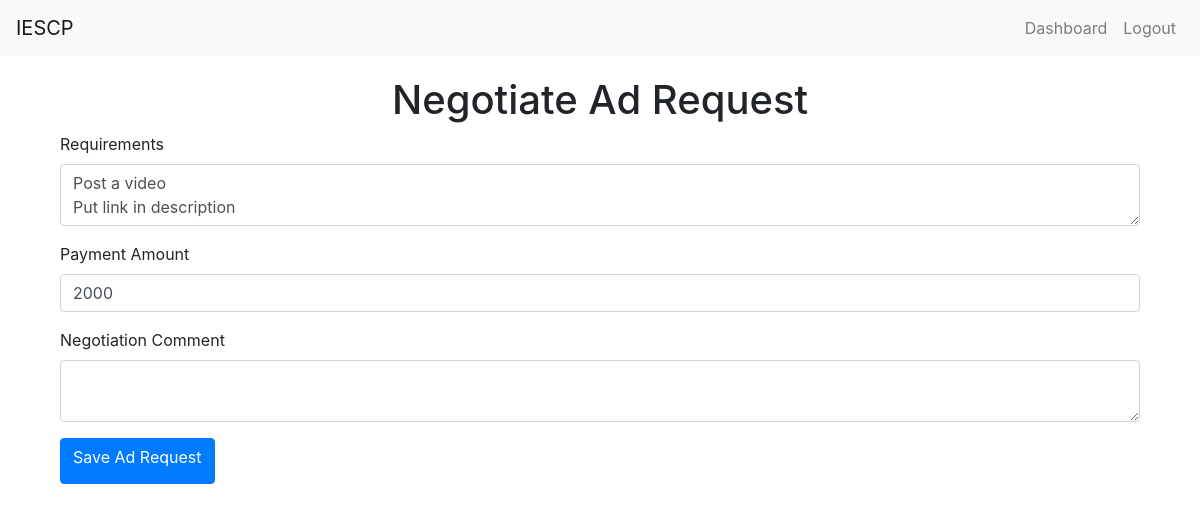
Page /negotiate_ad_request/1 (signed in) on the earlier database version.
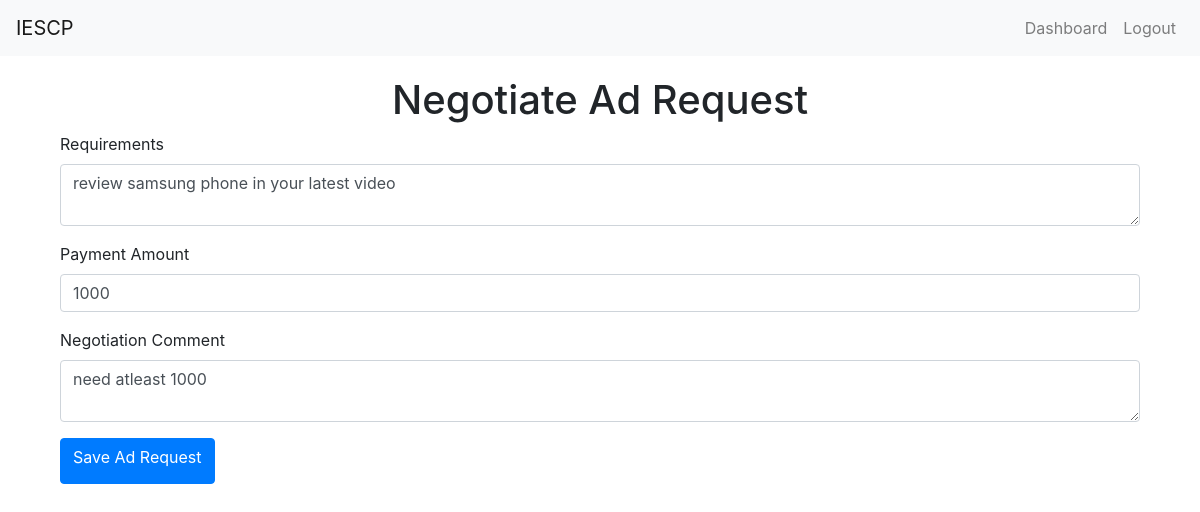
Same page on the later database version.
### app.py (models this page shows, shortened)
class AdRequest(db.Model):
    id = db.Column(db.Integer, primary_key=True)
    campaign_id = db.Column(db.Integer, db.ForeignKey('campaign.id'), nullable=False)
    influencer_id = db.Column(db.Integer, db.ForeignKey('user.id'), nullable=False)
    messages = db.Column(db.Text)
    requirements = db.Column(db.Text)
    payment_amount = db.Column(db.Integer)
    negotiation_comment = db.Column(db.Text, nullable=True)
    status = db.Column(db.String(20), nullable=False, default='Requested')

### app.py (the view, shortened to what this page needs)
@app.route('/negotiate_ad_request/<int:ad_request_id>', methods=['GET', 'POST'])
@login_required
def negotiate_ad_request(ad_request_id):
    ad_request = AdRequest.query.get_or_404(ad_request_id)
    form = AdRequestForm(obj=ad_request)
    form.campaign_id.choices = [(ad_request.campaign_id, ad_request.campaign.name)]
    form.influencer_id.choices = [(ad_request.influencer_id, ad_request.influencer.username)]
    return render_template('negotiate_ad_request.html', legend='Negotiate Ad Request', form=form)

### app.py
class AdRequestForm(FlaskForm):
    campaign_id = SelectField('Campaign', coerce=int, validators=[DataRequired()])
    influencer_id = SelectField('Influencer', coerce=int, validators=[DataRequired()])
    requirements = TextAreaField('Requirements', validators=[DataRequired()])
    payment_amount = FloatField('Payment Amount', validators=[DataRequired()])
    status = SelectField('Status', choices=[
        ('Requested', 'Requested'),
        ('Accepted', 'Accepted'),
        ('Rejected', 'Rejected'),
        ('Negotiated', 'Negotiated')
    ], validators=[DataRequired()])
    negotiation_comment = TextAreaField('Negotiation Comment', validators=[Optional()])
    submit = SubmitField('Save Ad Request')

### app.py (called while the page is built)
@login_manager.user_loader
def load_user(user_id):
    return User.query.get(int(user_id))

### templates/negotiate_ad_request.html (shortened to what this page needs)
{% extends "layout.html" %}
{% block content %}
<div class="container">
    <h1 class="text-center">{{ legend }}</h1>
    <form method="POST">
        <div class="form-group">
            {{ form.requirements.label(class="form-label") }}
            {{ form.requirements(class="form-control") }}
        </div>
        <div class="form-group">
            {{ form.payment_amount.label(class="form-label") }}
            {{ form.payment_amount(class="form-control") }}
        </div>
        <div class="form-group">
            {{ form.negotiation_comment.label(class="form-label") }}
            {{ form.negotiation_comment(class="form-control") }}
        </div>
        <button type="submit" class="btn btn-primary">{{ form.submit.label }}</button>
    </form>
</div>
{% endblock %}

Differences in the rows shown:
changed AdRequest: requirements "Post a video Put link in description" → "review samsung phone in your latest video"; payment_amount "2000" → "1000"; negotiation_comment (not shown) → "need atleast 1000"
